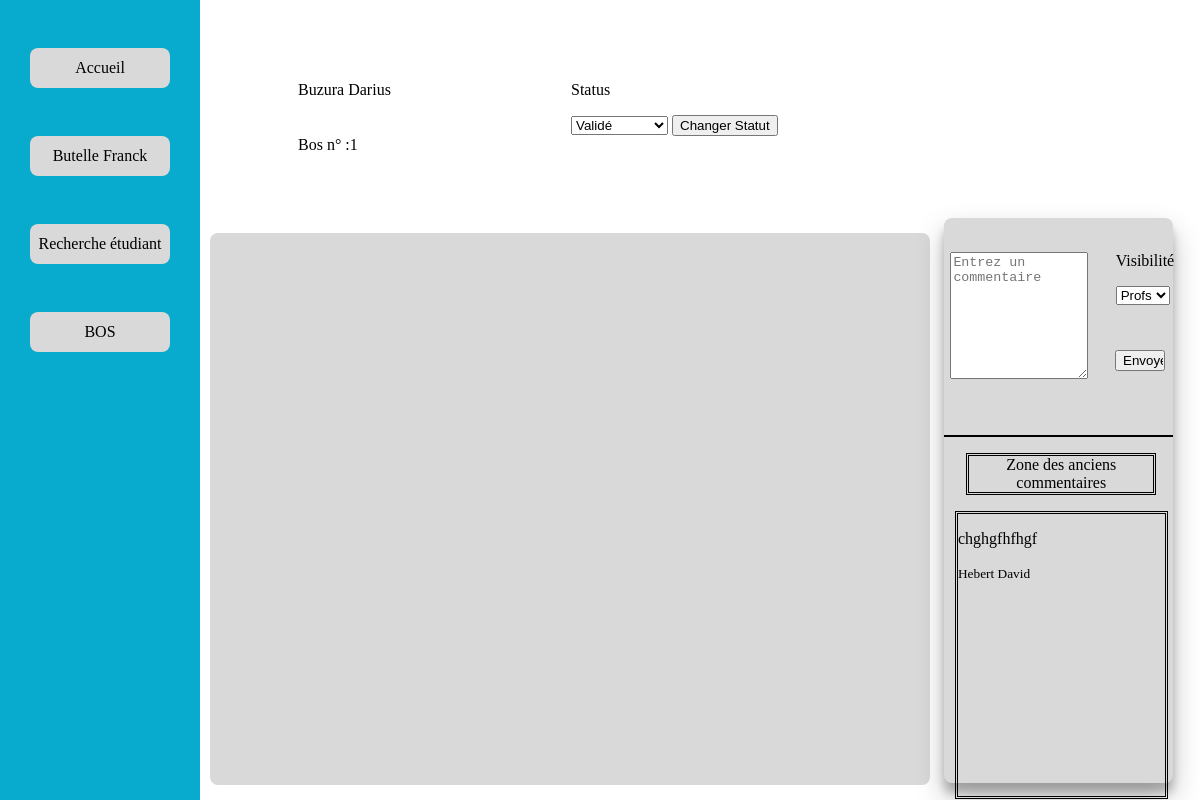
Page /?controller=bos&action=info&id=1 (signed in) on the committed database.
### tables this page shows
CREATE TABLE `personnel` (
  `Personnel_ID` int(11) NOT NULL,
  `Nom` varchar(30) DEFAULT NULL,
  `Prenom` varchar(30) DEFAULT NULL,
  `Mail` varchar(30) DEFAULT NULL,
  `Visibility_flag` tinyint(4) DEFAULT NULL,
  `Role` varchar(20) DEFAULT NULL,
  `Formation_ID` int(11) DEFAULT NULL
);

CREATE TABLE `etudiant` (
  `Student_ID` int(11) NOT NULL,
  `Nom` varchar(20) DEFAULT NULL,
  `Prenom` varchar(20) DEFAULT NULL,
  `Mail` varchar(30) DEFAULT NULL,
  `Stage_detention` tinyint(1) DEFAULT NULL,
  `Visibility_flag` tinyint(4) DEFAULT NULL,
  `Entreprise_ID` int(11) DEFAULT NULL,
  `Groupe_ID` int(11) DEFAULT NULL,
  `Personnel_ID` int(11) DEFAULT NULL
);

CREATE TABLE `bos` (
  `BOS_ID` int(11) NOT NULL,
  `Document_ID` int(11) DEFAULT NULL,
  `Status` varchar(20) DEFAULT NULL,
  `BOS_FLAG` tinyint(4) DEFAULT NULL,
  `Personnel_ID` int(11) DEFAULT NULL,
  `Date_modif` datetime DEFAULT NULL
);

CREATE TABLE `document` (
  `Document_ID` int(11) NOT NULL,
  `Type` varchar(20) DEFAULT NULL,
  `Student_ID` int(11) DEFAULT NULL,
  `Date_heure` datetime DEFAULT NULL,
  `URL` varchar(200) DEFAULT NULL,
  `Version` int(11) DEFAULT NULL,
  `Document_FLAG` tinyint(4) DEFAULT NULL
);

CREATE TABLE `commentaire` (
  `Commentaire_ID` int(11) NOT NULL,
  `Visibility_Flag` tinyint(4) DEFAULT NULL,
  `Enseignant_ID` int(11) DEFAULT NULL,
  `Document_ID` int(11) DEFAULT NULL,
  `Personnel_ID` int(11) DEFAULT NULL,
  `Vue_Flag` tinyint(4) DEFAULT NULL,
  `Commentaire` varchar(200) DEFAULT NULL
);

### Models/Model.php (called while the page is built, shortened)
<?php class Model {
	private $bd;
	private static $instance = null;
	private $username ;
	private $role;
	private function __construct($username, $pswd)
	{
		$this->bd = mysqli_connect("localhost", "webuser", "password","sae");
		$this->bd->set_charset("utf8mb4");
		$this->username=$username;
	}
	public static function getModel($username, $pswd)
	{
		if (self::$instance === null) {
		self::$instance = new self($username, $pswd);
			}
		return self::$instance;
	}
	public function getUserinfo()
	{
		$req = $this->bd->prepare("SELECT * FROM login WHERE Username=?;");
		$req->bind_param("s",$this->username);
		$req->execute();
		$res=$req->get_result();
		$res = $res->fetch_assoc();
		$this->role=$res["Role"];
		if ($res["Role"] == false)
		{
			$req = $this->bd->prepare("SELECT * FROM personnel WHERE Personnel_ID=?;");
			$req->bind_param("i",$res["User_ID"]);
			$req->execute();
			$res=$req->get_result();
			$res = $res->fetch_assoc();
		}
		return $res;
	}
	public function GetBOS_info($id)
	{
		$req=$this->bd->prepare("SELECT  a.Student_ID,a.Nom, a.Prenom,c.Document_ID,b.BOS_ID, b.Status, c.Date_heure, c.URL
		FROM etudiant AS a INNER JOIN document AS c USING(Student_ID) JOIN bos AS b USING(Document_ID) WHERE b.BOS_ID=? ;");
		$req->bind_param("i",$id);
		$req->execute();
		$res=$req->get_result();
		return $res->fetch_assoc();
	}
	public function get_comment($doc_id)
	{
		if ($this->role == 0)
			{
				$req=$this->bd->prepare("SELECT `commentaire`,Nom,Prenom FROM `commentaire` JOIN personnel USING(Personnel_ID) WHERE Document_ID=?");
				$req->bind_param("i",$doc_id);
				$req->execute();
				$res=$req->get_result();
				return $res->fetch_all(MYSQLI_ASSOC);
			}
	}
}
?>

### Utils/functions.php (called while the page is built, shortened)
<?php
function e($message)
{
    return htmlspecialchars($message, ENT_QUOTES);
}

### Views/view_bos.php (the view, shortened to what this page needs)
<html lang="fr">
<head>
    <link rel="stylesheet" href="Content/css/BOS.css">
</head>
<body>
    <div class="divider">
        <div class="menu">
            <div class="submenu">
                <div class="button">
                    <a href="?"> Accueil</a>
                </div>
                <div class="button">
                    <a href="?controller=parameter"> <?= e($user_info["Nom"])." ".e($user_info["Prenom"])?></a>
                </div>
                <div class="button">
                    <a href="?controller=research"> Recherche étudiant</a>
                </div>
                <div class="button">
                    <a href="?controller=bos">BOS</a>
                </div>
            </div>
        </div>
        <div class="divider2">
            <div class="dashmenu">
                <div class="menu_info">
                    <div class="info">
                        <p> <?= e($infos["Nom"])." ".e($infos["Prenom"])?></br> </p>
                    </div>
                    <div class="info1">
                        <p> Bos n° :<?= e($infos["BOS_ID"] )?></p></br>
                    </div>
                    <form class="statut" method="post" action="?controller=set&action=status" >
                        <div >
                            <p>Status</p>
                            <select name="state">
                                <option value="<?=e($infos["Status"])?>"> <?=e($infos["Status"])?> </option>
                            </select>
                            <input type="submit" value="Changer Statut">
                        </div>
                    </form>
                </div>
            </div>
            <div class="divider3">
                        <iframe class="menu_bos" src="<?= e($infos["URL"])?>" frameborder="0"></iframe>
                <div class="notification">
                    <div class="list_notif">
                        <form class="visibilite2" action="?controller=commentaire&action=addComment" method="post">
                            <div class="p1">
                                <p>Visibilité</p>
                                <select name="visibility">
                                    <option value="0"> Profs</option>
                                </select>
                            </div>
                            <textarea name="comment" placeholder="Entrez un commentaire"></textarea>
                            <input type="submit" value="Envoyer">
                        </form>
                        <hr>
                        <div class="cha">
                            <div class="ch">
                                <p>Zone des anciens commentaires</p>
                            </div>
                            <div class="com3">
                                <?php foreach($comments as $com): ?>
                                <p><?= e($com["commentaire"])?><br><br><small><?= e($com["Nom"] ." ".$com["Prenom"])?></small></p><br>
                                <?php endforeach ?>
                            </div>
                        </div>
                    </div>
                </div>
            </div>
        </div>
    </div>
</body>
</html>

### Content/css/BOS.css (style rules this page uses)
body { margin: 0; }
.divider { display: flex; flex-direction: row; height: 100%; font-family: 'Times New Roman'; }
.menu { height: 100%; width: 20%; background-color: #08AACD; }
.submenu { height: 50%; display: flex; flex-direction: column; justify-content: space-evenly; }
.button { background-color: #D9D9D9; width: 70%; border-radius: 8px; height: 10%; align-self: center; display: flex; justify-content: center; }
.button a { justify-self: center; align-self: center; text-decoration: none; color: black; }
.divider2 { display: flex; flex-direction: column; width: 100%; height: 100%; }
.dashmenu { height: 30%; width: 70%; border-radius: 8px; align-self: left; position: relative; }
.dashmenu .info p { position: absolute; left: 14%; top: 30%; }
.dashmenu .info1 p { position: absolute; left: 14%; top: 55%; align-items: center; }
.menu_info { margin-top: 3%; margin-left:9%; width: 80%; height: 80%; border-radius: 8px; display: flex; flex-direction: row; justify-content: space-between; align-items: center; }
.statut { margin-left: 44%; position:absolute; }
.divider3 { display: flex; flex-direction: row; width: 100%; height: 80%; }
.menu_bos { background-color: #D9D9D9; width: 80%; height: 95%; left: 100%; top: 60%; border-radius: 8px; display: flex; flex-direction: row; justify-content: space-between; margin-left: 1%; align-self: center; }
.notification { height: 97%; width: 30%; border-radius: 8px; }
.ch p { border: double; position: relative; font-size: 100%; text-align: center; width: 80%; margin-left: 10%; }
.cha .com3 { width: 8%; height: 5%; border: double; overflow: auto; position: relative; width: 90%; height: 50%; margin-left: 5%; }
.visibilite2 { height: 25%; width: 100%; margin-left: 0%; }
.visibilite2 textarea { height: 90%; width: 60%; margin-left: 3%; position: relative; bottom: 50%; }
.visibilite2 .p1 { height: 50%; width: 30%; margin-left: 75%; }
.visibilite2 input { height: 15%; width: 22%; margin-left: 10%; position: relative; bottom: 60%; }
.list_notif { background-color: #D9D9D9; height: 100%; width: 85%; border-radius: 8px; margin-left: 5%; box-shadow: rgba(0, 0, 0, 0.25) 0px 14px 28px, rgba(0, 0, 0, 0.22) 0px 10px 10px; }
hr { height: 2px; background-color: black; border: none; }

### rows in the picture
personnel: Nom "Butelle", Prenom "Franck"
etudiant: Nom "Buzura", Prenom "Darius", bos.BOS_ID "1", state "Validé"
commentaire: Commentaire "chghgfhfhgf", Personnel_ID.Prenom "Hebert David"
